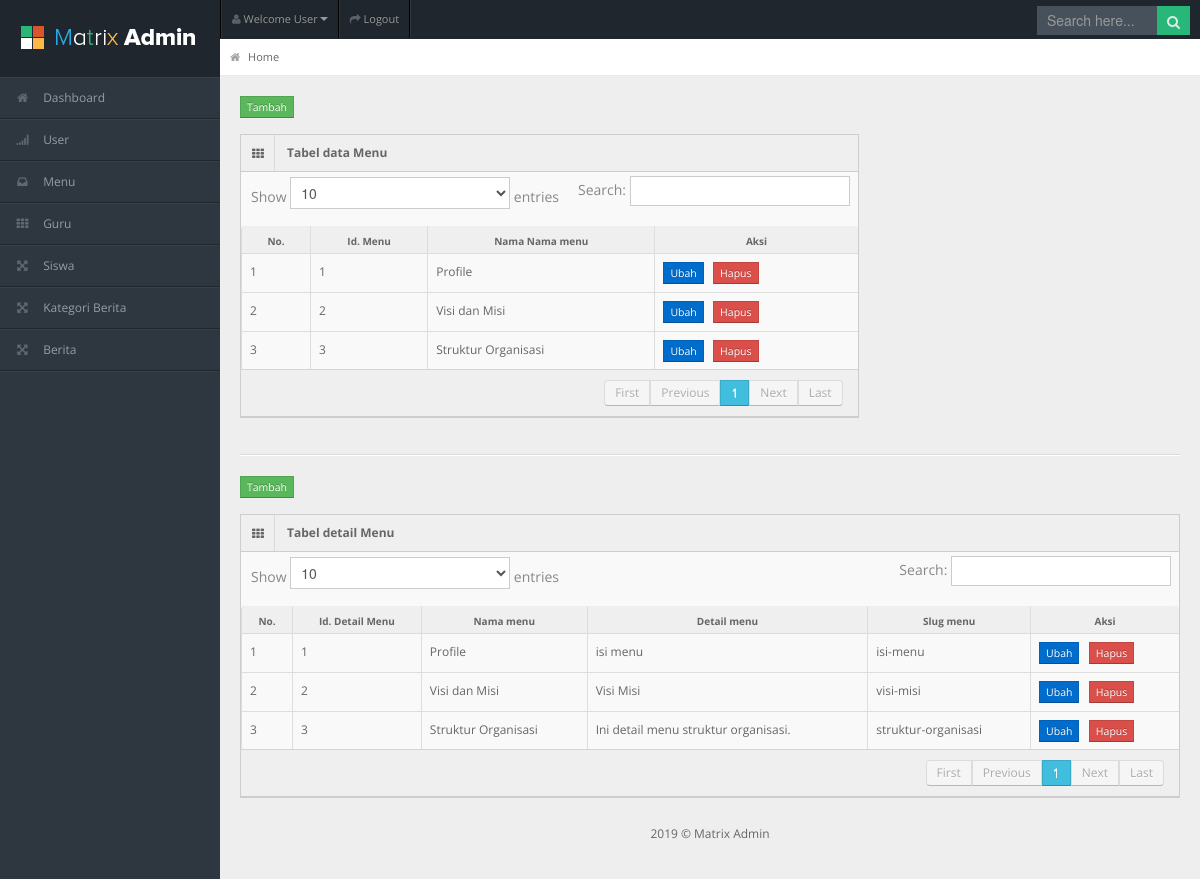
The page /Admin/index.php?page=menu&create=success (signed in) on the database its author committed.
### tables this page shows
CREATE TABLE `tb_menu` (
  `id_menu` int(11) NOT NULL,
  `menu` varchar(20) NOT NULL
);

CREATE TABLE `tb_menudetail` (
  `id_md` int(11) NOT NULL,
  `id_menu` int(11) NOT NULL,
  `isi_menu` text NOT NULL,
  `slug_menu` varchar(30) NOT NULL
);

### Admin/tabel.php (the view, shortened to what this page needs)
<?php if($_GET['page']=="menu"){ ?>
    <div class="container-fluid">
    <div class="row-fluid">
      <div class="span8">
        <span><a class="btn btn-mini btn-success" href="index.php?page=tambahmenu">Tambah</a></span>
        <div class="widget-box">
          <div class="widget-title"> <span class="icon"><i class="icon-th"></i></span>
            <h5>Tabel data Menu</h5>
          </div>
          <div class="widget-content nopadding">
            <table class="table table-bordered data-table">
              <thead>
                <tr>
                  <th>No.</th>
                  <th>Id. Menu</th>
                  <th>Nama Nama menu</th>
                  <th>Aksi</th>
                </tr>
              </thead>
              <tbody>
              <?php
                $i = 1;
                $sql = mysqli_query($koneksi, "SELECT * FROM tb_menu");
                while($data = mysqli_fetch_array($sql)){
              ?>
                <tr class="gradeX">
                  <td><?php echo $i ?></td>
                  <td><?php echo $data['id_menu'] ?></td>
                  <td><?php echo $data['menu'] ?></td>
                  <td>
                        <a class="btn btn-mini btn-primary" href="index.php?page=ubahmenu&id=<?php echo $data['id_menu'] ?>">
                        Ubah</a> &nbsp;
                        <a class="btn btn-mini btn-danger" href="crud/menu/delete.php?id=<?php echo $data['id_menu'] ?>"
                        onclick="return confirm('Apakah anda yakin?')">Hapus</a>
                  </td>
                </tr>
                <?php $i++; } ?>
              </tbody>
            </table>
          </div>
        </div>
      </div>
    </div>
    <hr>
    <div class="row-fluid">
      <div class="span12">
        <span><a class="btn btn-mini btn-success" href="index.php?page=tambahdetailmenu">Tambah</a></span>
        <div class="widget-box">
          <div class="widget-title"> <span class="icon"><i class="icon-th"></i></span>
            <h5>Tabel detail Menu</h5>
          </div>
          <div class="widget-content nopadding">
            <table class="table table-bordered data-table">
              <thead>
                <tr>
                  <th>No.</th>
                  <th>Id. Detail Menu</th>
                  <th>Nama menu</th>
                  <th>Detail menu</th>
                  <th>Slug menu</th>
                  <th>Aksi</th>
                </tr>
              </thead>
              <tbody>
              <?php
                $i = 1;
                $sql = mysqli_query($koneksi, "SELECT * FROM tb_menu a, tb_menudetail b WHERE a.id_menu = b.id_menu");
                while($data = mysqli_fetch_array($sql)){
              ?>
                <tr class="gradeX">
                  <td><?php echo $i ?></td>
                  <td><?php echo $data['id_md'] ?></td>
                  <td><?php echo $data['menu'] ?></td>
                  <td><?php echo $data['isi_menu'] ?></td>
                  <td><?php echo $data['slug_menu'] ?></td>
                  <td>
                        <a class="btn btn-mini btn-primary" href="index.php?page=ubahdetailmenu&id=<?php echo $data['id_md'] ?>">
                        Ubah</a> &nbsp;
                        <a class="btn btn-mini btn-danger" href="crud/detailmenu/delete.php?id=<?php echo $data['id_md'] ?>"
                        onclick="return confirm('Apakah anda yakin?')">Hapus</a>
                  </td>
                </tr>
                <?php $i++; } ?>
              </tbody>
            </table>
          </div>
        </div>
      </div>
    </div>
  </div>
<?php } ?>

### Admin/css/matrix-style.css (style rules this page uses)
* { outline:none !important; -moz-outline: none !important; }
html, body { height:100% }
body { overflow-x: hidden; margin-top: -10px; font-family: 'Open Sans', sans-serif; font-size:12px; color:#666; }
a { color:#666; }
select, textarea, input[type="text"], input[type="password"], input[type="datetime"], input[type="datetime-local"], input[type="date"], input[type="month"], input[type="time"], input[type="week"], input[type="number"], input[type="email"], input[type="url"], input[type="search"], input[type="tel"], input[type="color"], .uneditable-input, .label, .dropdown-menu, .btn, .well, .progress, .table-bordered, .btn-group > .btn:first-child, .btn-group > .btn:last-child, .btn-group > .btn:last-child, .btn-group > .dropdown-toggle, .alert { border-radius:0px; }
.btn, textarea, input[type="text"], input[type="password"], input[type="datetime"], input[type="datetime-local"], input[type="date"], input[type="month"], input[type="time"], input[type="week"], input[type="number"], input[type="email"], input[type="url"], input[type="search"], input[type="tel"], input[type="color"], .uneditable-input { box-shadow:none; }
.progress, .progress-success .bar, .progress .bar-success, .progress-warning .bar, .progress .bar-warning, .progress-danger .bar, .progress .bar-danger, .progress-info .bar, .progress .bar-info, .btn, .btn-primary { background-image:none; }
hr { border-top-color:#dadada; }
.container-fluid .row-fluid:first-child { margin-top: 20px; }
.stat-boxes .peity_bar_good, .stat-boxes .peity_line_good, { color: #459D1C; }
.widget-box { background: none repeat scroll 0 0 #F9F9F9; border-left: 1px solid #CDCDCD; border-top: 1px solid #CDCDCD; border-right: 1px solid #CDCDCD; clear: both; margin-top: 16px; margin-bottom: 16px; position: relative; }
.widget-title, .modal-header, .table th, div.dataTables_wrapper .ui-widget-header { background:#efefef; border-bottom: 1px solid #CDCDCD; height: 36px; }
.widget-title span.icon { padding: 9px 10px 7px 11px; float: left; border-right:1px solid #dadada; }
.widget-title h5 { color: #666; float: left; font-size: 12px; font-weight: bold; padding: 12px; line-height: 12px; margin: 0; }
.widget-content { padding:15px; border-bottom: 1px solid #cdcdcd; }
.table th { height: auto; font-size: 10px; padding: 5px 10px 2px; border-bottom: 0; text-align: center; color: #666666; }
.nopadding { padding: 0 !important; }
.nopadding .table { margin-bottom: 0; }
.nopadding .table-bordered { border: 0; }

### Admin/css/matrix-media.css (style rules this page uses)
body { background:#2E363F; }

### rows shown on the page
tb_menu: id_menu "1", menu "Profile"
tb_menu: id_menu "2", menu "Visi dan Misi"
tb_menu: id_menu "3", menu "Struktur Organisasi"
tb_menudetail: id_md "1", id_menu.menu "Profile", isi_menu "isi menu", slug_menu "isi-menu"
tb_menudetail: id_md "2", id_menu.menu "Visi dan Misi", isi_menu "Visi Misi", slug_menu "visi-misi"
tb_menudetail: id_md "3", id_menu.menu "Struktur Organisasi", isi_menu "Ini detail menu struktur organisasi.", slug_menu "struktur-organisasi"
